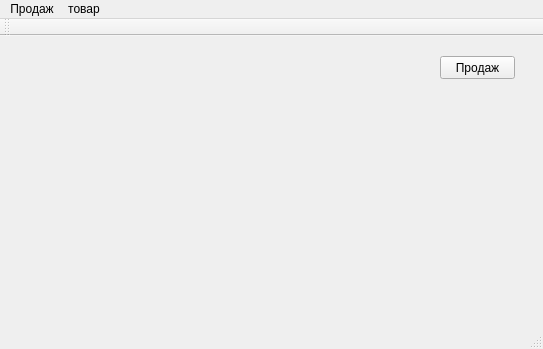
<?xml version="1.0" encoding="UTF-8"?>
<ui version="4.0">
 <class>MainWindow</class>
 <widget class="QMainWindow" name="MainWindow">
  <property name="geometry">
   <rect>
    <x>0</x>
    <y>0</y>
    <width>543</width>
    <height>349</height>
   </rect>
  </property>
  <property name="windowTitle">
   <string>MainWindow</string>
  </property>
  <widget class="QWidget" name="centralWidget">
   <widget class="QPushButton" name="pushButton">
    <property name="geometry">
     <rect>
      <x>440</x>
      <y>20</y>
      <width>75</width>
      <height>23</height>
     </rect>
    </property>
    <property name="text">
     <string>Продаж</string>
    </property>
   </widget>
  </widget>
  <widget class="QToolBar" name="mainToolBar">
   <attribute name="toolBarArea">
    <enum>TopToolBarArea</enum>
   </attribute>
   <attribute name="toolBarBreak">
    <bool>false</bool>
   </attribute>
  </widget>
  <widget class="QStatusBar" name="statusBar"/>
  <widget class="QMenuBar" name="menuBar">
   <property name="geometry">
    <rect>
     <x>0</x>
     <y>0</y>
     <width>543</width>
     <height>21</height>
    </rect>
   </property>
   <widget class="QMenu" name="menu">
    <property name="title">
     <string>Продаж</string>
    </property>
   </widget>
   <widget class="QMenu" name="menu_2">
    <property name="title">
     <string>товар</string>
    </property>
    <addaction name="action"/>
    <addaction name="action_2"/>
    <addaction name="action_3"/>
   </widget>
   <addaction name="menu"/>
   <addaction name="menu_2"/>
  </widget>
  <action name="action">
   <property name="text">
    <string>додати товар</string>
   </property>
  </action>
  <action name="action_2">
   <property name="text">
    <string>редагувати товар</string>
   </property>
  </action>
  <action name="action_3">
   <property name="text">
    <string>Прибуття товару</string>
   </property>
  </action>
 </widget>
 <layoutdefault spacing="6" margin="11"/>
 <resources/>
 <connections/>
</ui>
